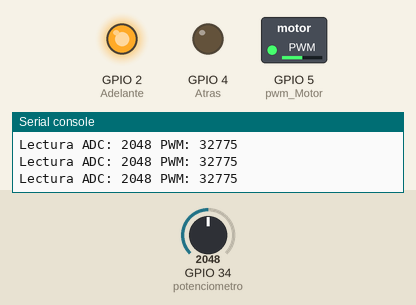
A program run on a simulated ESP32 board running MicroPython. Shown: switched loads named in the program (green lamp = pin HIGH), output pins drawn as LEDs (lit = HIGH), the last lines printed to the serial console. The inputs (shaded band) are chosen by the test bench; at power-on: GPIO 34 (potenciometro) = 2048 (analog values on the 0–4095 scale).

Above: at 1.2 s.
1.3 s: GPIO 34 (potenciometro) set to 2866
At 1.7 s:
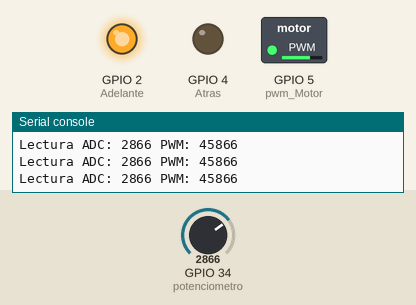
2.8 s: GPIO 34 (potenciometro) set to 3603
At 3.1 s:
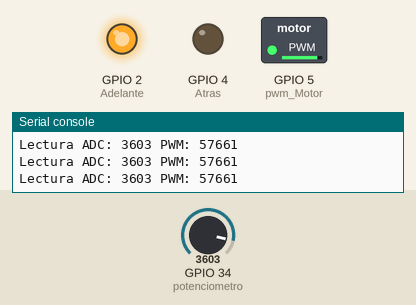
4.3 s: GPIO 34 (potenciometro) set to 491
At 5.5 s:
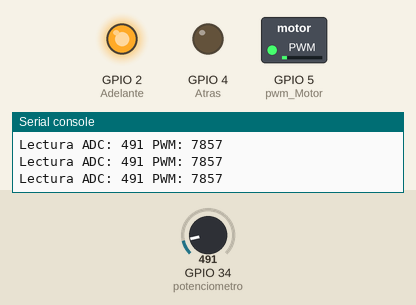
5.8 s: GPIO 34 (potenciometro) set to 0
At 7.0 s:
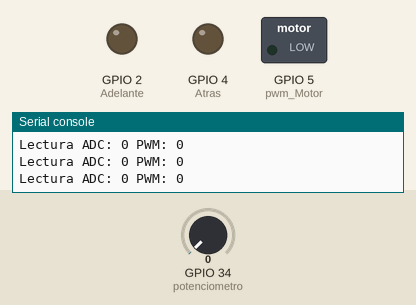
Timing chart, 0 to 8.3 s (numbered marks = the images above; inputs shaded):
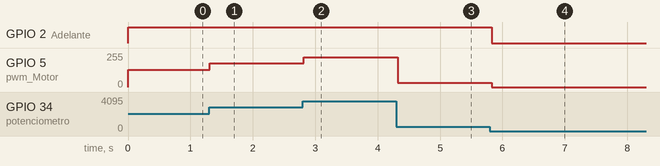

The program:

04_Poten_motor.py
```python
import machine
import time
from machine import Pin, ADC, PWM

Adelante = Pin(2, Pin.OUT)
Atras = Pin(4, Pin.OUT)
pwm_Motor = PWM(Pin(5))
pwm_Motor.freq(10000)  # Cambiado a 10 kHz

potenciometro = ADC(Pin(34))
potenciometro.atten(ADC.ATTN_11DB)
potenciometro.width(ADC.WIDTH_12BIT)

while True:
    lectura = potenciometro.read()
    mapeo = int((lectura / 4095) * 65535)
    print("Lectura ADC:", lectura, "PWM:", mapeo)  # Para depuración
    if mapeo > 1310:
        Adelante.value(1)
        Atras.value(0)
        pwm_Motor.duty_u16(mapeo)
    else:
        Adelante.value(0)
        Atras.value(0)
        pwm_Motor.duty_u16(0)
    time.sleep(0.1)
```

Measured:
- after the input at 1.3 s, GPIO 5 (pwm_Motor): 128/255 → 178/255 at once
- after the input at 2.8 s, GPIO 5 (pwm_Motor): 178/255 → 224/255 at once
- after the input at 4.3 s, GPIO 5 (pwm_Motor): 224/255 → 31/255 at once
- after the input at 5.8 s, GPIO 2 (Adelante): HIGH → LOW at once; GPIO 5 (pwm_Motor): 31/255 → 0/255 at once
